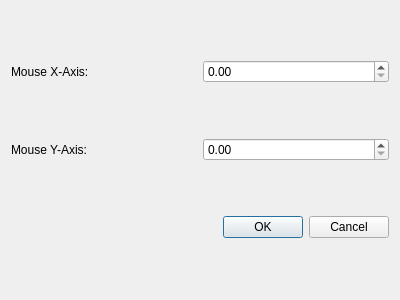
<?xml version="1.0" encoding="UTF-8"?>
<ui version="4.0">
 <class>SensivityDialog</class>
 <widget class="QDialog" name="SensivityDialog">
  <property name="geometry">
   <rect>
    <x>0</x>
    <y>0</y>
    <width>400</width>
    <height>300</height>
   </rect>
  </property>
  <property name="windowTitle">
   <string>Map Button</string>
  </property>
  <layout class="QVBoxLayout" name="verticalLayout">
   <item>
    <layout class="QHBoxLayout" name="horizontalLayout">
     <item>
      <widget class="QLabel" name="label">
       <property name="text">
        <string>Mouse X-Axis:</string>
       </property>
      </widget>
     </item>
     <item>
      <widget class="QDoubleSpinBox" name="xAxisSpinBox"/>
     </item>
    </layout>
   </item>
   <item>
    <layout class="QHBoxLayout" name="horizontalLayout_2">
     <item>
      <widget class="QLabel" name="label_2">
       <property name="text">
        <string>Mouse Y-Axis:</string>
       </property>
      </widget>
     </item>
     <item>
      <widget class="QDoubleSpinBox" name="yAxisSpinBox"/>
     </item>
    </layout>
   </item>
   <item>
    <widget class="QDialogButtonBox" name="buttonBox">
     <property name="orientation">
      <enum>Qt::Horizontal</enum>
     </property>
     <property name="standardButtons">
      <set>QDialogButtonBox::Cancel|QDialogButtonBox::Ok</set>
     </property>
    </widget>
   </item>
  </layout>
 </widget>
 <resources/>
 <connections>
  <connection>
   <sender>buttonBox</sender>
   <signal>accepted()</signal>
   <receiver>SensivityDialog</receiver>
   <slot>accept()</slot>
   <hints>
    <hint type="sourcelabel">
     <x>248</x>
     <y>254</y>
    </hint>
    <hint type="destinationlabel">
     <x>157</x>
     <y>274</y>
    </hint>
   </hints>
  </connection>
  <connection>
   <sender>buttonBox</sender>
   <signal>rejected()</signal>
   <receiver>SensivityDialog</receiver>
   <slot>reject()</slot>
   <hints>
    <hint type="sourcelabel">
     <x>316</x>
     <y>260</y>
    </hint>
    <hint type="destinationlabel">
     <x>286</x>
     <y>274</y>
    </hint>
   </hints>
  </connection>
 </connections>
</ui>
